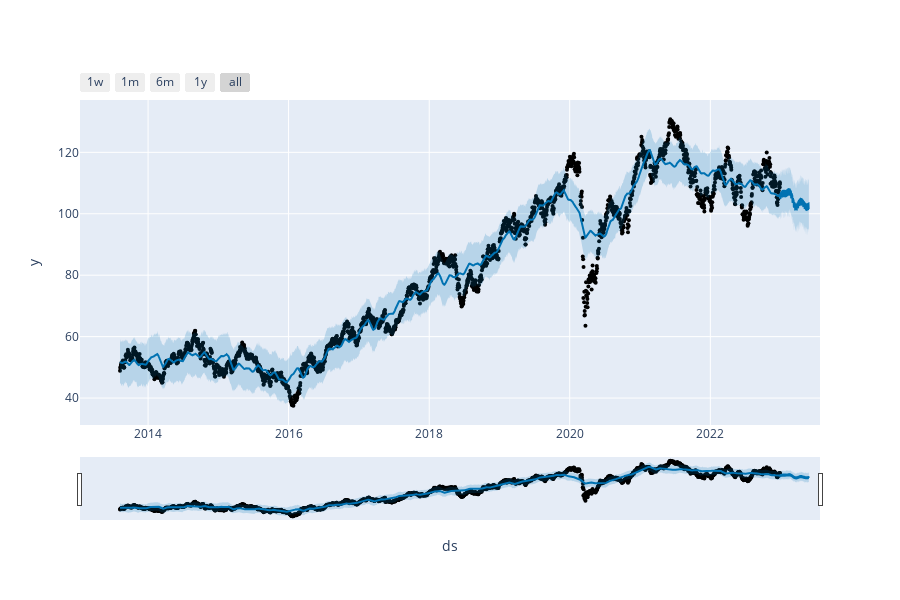

Source (notebook cell):
### Code cell
plot_plotly(m, forecast)

### Figure 1 — Plotly figure (JSON) as saved in the notebook; plotly's stock layout.template omitted (floating-point values rounded to 4 significant figures; data arrays with more than 128 entries replaced by an {"elided": "..."} marker saying what was removed)
{"data": [{"marker": {"color": "black", "size": 4}, "mode": "markers", "name": "Actual", "type": "scatter", "x": {"elided": "2327 str values"}, "y": {"elided": "2327 float values"}}, {"hoverinfo": "skip", "line": {"width": 0}, "mode": "lines", "type": "scatter", "x": {"elided": "2477 str values"}, "y": {"elided": "2477 float values"}}, {"fill": "tonexty", "fillcolor": "rgba(0, 114, 178, 0.2)", "line": {"color": "#0072B2", "width": 2}, "mode": "lines", "name": "Predicted", "type": "scatter", "x": {"elided": "2477 str values"}, "y": {"elided": "2477 float values"}}, {"fill": "tonexty", "fillcolor": "rgba(0, 114, 178, 0.2)", "hoverinfo": "skip", "line": {"width": 0}, "mode": "lines", "type": "scatter", "x": {"elided": "2477 str values"}, "y": {"elided": "2477 float values"}}], "layout": {"height": 600, "showlegend": false, "width": 900, "xaxis": {"rangeselector": {"buttons": [{"count": 7, "label": "1w", "step": "day", "stepmode": "backward"}, {"count": 1, "label": "1m", "step": "month", "stepmode": "backward"}, {"count": 6, "label": "6m", "step": "month", "stepmode": "backward"}, {"count": 1, "label": "1y", "step": "year", "stepmode": "backward"}, {"step": "all"}]}, "rangeslider": {"visible": true}, "title": {"text": "ds"}, "type": "date"}, "yaxis": {"title": {"text": "y"}}}}
